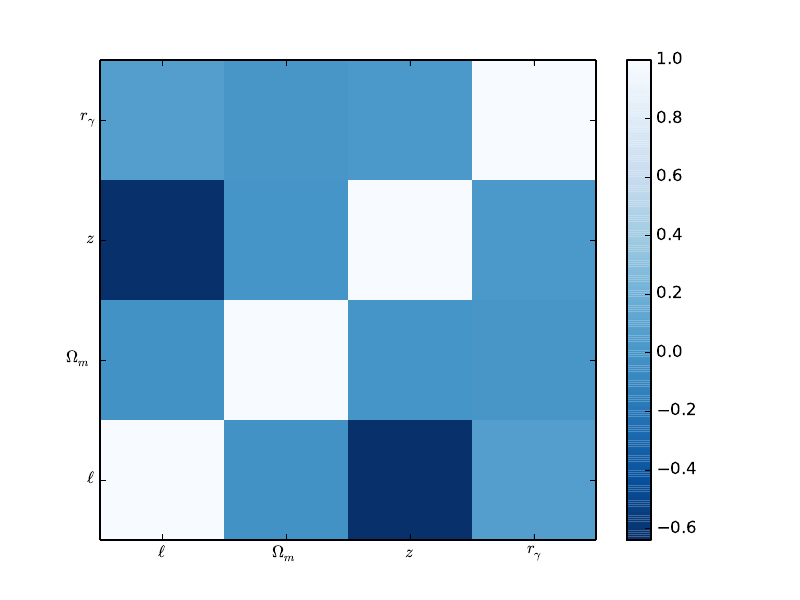

Python code for this plot:
import numpy as np
import matplotlib.pyplot as plt

fig,ax = plt.subplots()
column_labels = [r'$\ell$',r'$\Omega_m$',r'$z$',r'$r_{\gamma}$',r'$\delta t$']
row_labels = [r'$\ell$',r'$\Omega_m$',r'$z$',r'$r_{\gamma}$',r'$\delta t$']
correlation = np.loadtxt('../results/braneworld.corr')
heatmap = ax.pcolor(correlation,cmap=plt.cm.Blues_r)
ax.set_xticks(np.arange(correlation.shape[0])+0.5, minor=False)
ax.set_yticks(np.arange(correlation.shape[1])+0.5, minor=False)
ax.set_xticklabels(row_labels, minor=False)
ax.set_yticklabels(column_labels, minor=False)
fig.colorbar(heatmap)
plt.savefig('fig3.pdf')
